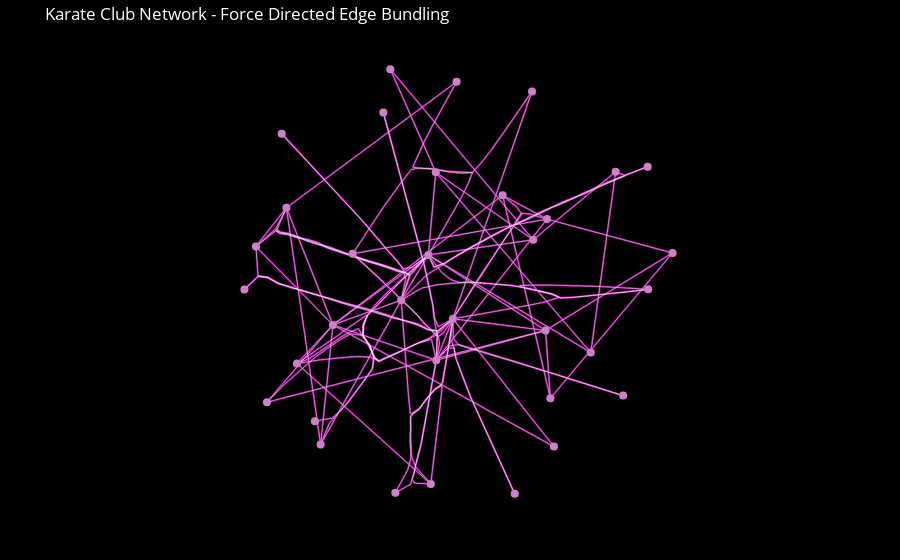

Write notebook code for a chart like this one.
### Code cell
# Visualize the bundled edges
fig = plot_bundled_edges(bundled, node_coords, title="Karate Club Network - Force Directed Edge Bundling")
fig.show()
